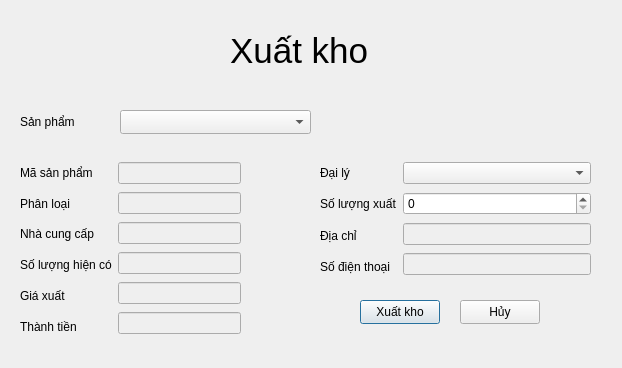
<?xml version="1.0" encoding="UTF-8"?>
<ui version="4.0">
 <class>export_product</class>
 <widget class="QDialog" name="export_product">
  <property name="geometry">
   <rect>
    <x>0</x>
    <y>0</y>
    <width>622</width>
    <height>368</height>
   </rect>
  </property>
  <property name="windowTitle">
   <string>Xuất kho</string>
  </property>
  <widget class="QPushButton" name="pb_export">
   <property name="geometry">
    <rect>
     <x>360</x>
     <y>300</y>
     <width>80</width>
     <height>24</height>
    </rect>
   </property>
   <property name="text">
    <string>Xuất kho</string>
   </property>
  </widget>
  <widget class="QComboBox" name="cb_product">
   <property name="geometry">
    <rect>
     <x>120</x>
     <y>110</y>
     <width>191</width>
     <height>24</height>
    </rect>
   </property>
  </widget>
  <widget class="QPushButton" name="pb_cancel">
   <property name="geometry">
    <rect>
     <x>460</x>
     <y>300</y>
     <width>80</width>
     <height>24</height>
    </rect>
   </property>
   <property name="text">
    <string>Hủy</string>
   </property>
  </widget>
  <widget class="QLabel" name="lb_Tittle">
   <property name="geometry">
    <rect>
     <x>230</x>
     <y>30</y>
     <width>171</width>
     <height>41</height>
    </rect>
   </property>
   <property name="font">
    <font>
     <pointsize>26</pointsize>
    </font>
   </property>
   <property name="lineWidth">
    <number>1</number>
   </property>
   <property name="text">
    <string>Xuất kho</string>
   </property>
  </widget>
  <widget class="QLabel" name="lb_product">
   <property name="geometry">
    <rect>
     <x>20</x>
     <y>110</y>
     <width>61</width>
     <height>24</height>
    </rect>
   </property>
   <property name="text">
    <string>Sản phẩm</string>
   </property>
  </widget>
  <widget class="QWidget" name="">
   <property name="geometry">
    <rect>
     <x>20</x>
     <y>160</y>
     <width>221</width>
     <height>179</height>
    </rect>
   </property>
   <layout class="QHBoxLayout" name="horizontalLayout">
    <item>
     <layout class="QVBoxLayout" name="verticalLayout">
      <item>
       <widget class="QLabel" name="label_5">
        <property name="text">
         <string>Mã sản phẩm</string>
        </property>
       </widget>
      </item>
      <item>
       <widget class="QLabel" name="lb_category">
        <property name="text">
         <string>Phân loại</string>
        </property>
       </widget>
      </item>
      <item>
       <widget class="QLabel" name="lb_supplier">
        <property name="text">
         <string>Nhà cung cấp</string>
        </property>
       </widget>
      </item>
      <item>
       <widget class="QLabel" name="lb_sl">
        <property name="text">
         <string>Số lượng hiện có</string>
        </property>
       </widget>
      </item>
      <item>
       <widget class="QLabel" name="lb_import_price">
        <property name="text">
         <string>Giá xuất</string>
        </property>
       </widget>
      </item>
      <item>
       <widget class="QLabel" name="lb_total">
        <property name="text">
         <string>Thành tiền</string>
        </property>
       </widget>
      </item>
     </layout>
    </item>
    <item>
     <layout class="QVBoxLayout" name="verticalLayout_2">
      <item>
       <widget class="QLineEdit" name="le_msp">
        <property name="enabled">
         <bool>false</bool>
        </property>
       </widget>
      </item>
      <item>
       <widget class="QLineEdit" name="le_category">
        <property name="enabled">
         <bool>false</bool>
        </property>
       </widget>
      </item>
      <item>
       <widget class="QLineEdit" name="le_supplier">
        <property name="enabled">
         <bool>false</bool>
        </property>
       </widget>
      </item>
      <item>
       <widget class="QLineEdit" name="le_so_luong_con">
        <property name="enabled">
         <bool>false</bool>
        </property>
       </widget>
      </item>
      <item>
       <widget class="QLineEdit" name="le_export_price">
        <property name="enabled">
         <bool>false</bool>
        </property>
       </widget>
      </item>
      <item>
       <widget class="QLineEdit" name="le_total">
        <property name="enabled">
         <bool>false</bool>
        </property>
       </widget>
      </item>
     </layout>
    </item>
   </layout>
  </widget>
  <widget class="QWidget" name="">
   <property name="geometry">
    <rect>
     <x>320</x>
     <y>160</y>
     <width>271</width>
     <height>119</height>
    </rect>
   </property>
   <layout class="QHBoxLayout" name="horizontalLayout_2">
    <item>
     <layout class="QVBoxLayout" name="verticalLayout_3">
      <item>
       <widget class="QLabel" name="label">
        <property name="text">
         <string>Đại lý</string>
        </property>
       </widget>
      </item>
      <item>
       <widget class="QLabel" name="label_2">
        <property name="text">
         <string>Số lượng xuất</string>
        </property>
       </widget>
      </item>
      <item>
       <widget class="QLabel" name="label_3">
        <property name="text">
         <string>Địa chỉ</string>
        </property>
       </widget>
      </item>
      <item>
       <widget class="QLabel" name="label_4">
        <property name="text">
         <string>Số điện thoại</string>
        </property>
       </widget>
      </item>
     </layout>
    </item>
    <item>
     <layout class="QVBoxLayout" name="verticalLayout_4">
      <item>
       <widget class="QComboBox" name="cb_dai_ly"/>
      </item>
      <item>
       <widget class="QSpinBox" name="sb_so_luong_xuat">
        <property name="maximum">
         <number>999999999</number>
        </property>
       </widget>
      </item>
      <item>
       <widget class="QLineEdit" name="le_dia_chiDL">
        <property name="enabled">
         <bool>false</bool>
        </property>
       </widget>
      </item>
      <item>
       <widget class="QLineEdit" name="le_sdtDL">
        <property name="enabled">
         <bool>false</bool>
        </property>
       </widget>
      </item>
     </layout>
    </item>
   </layout>
  </widget>
 </widget>
 <resources/>
 <connections/>
</ui>
